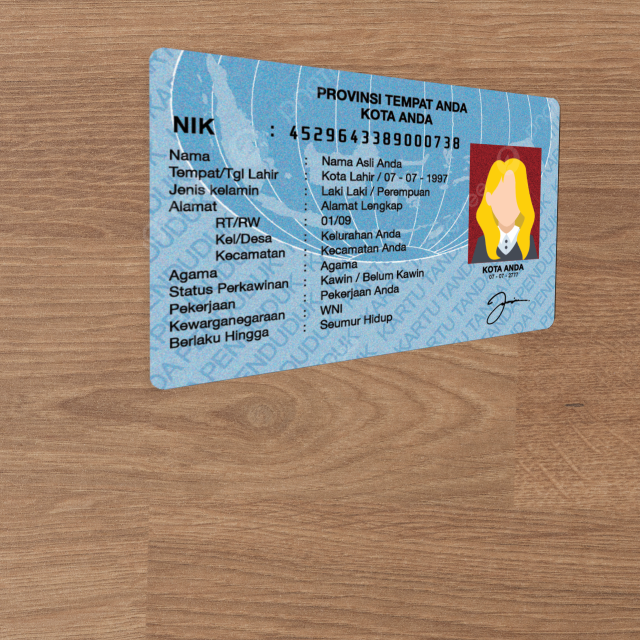
#> input picture testing_image_1.png, 1280 x 1280 px (shown at 1/2 size)
$ python main.py
#> lines starting #> are read from the running program, lines starting #| are printed output that depends on the picture; after the words box and inside, x2 and y2 are one past the last pixel; in counts of white or black regions, pixels touching at a corner belong together; long printed decimals are rounded
#> further down, image is the input picture: shape (1280, 1280, 3); mean B, G, R 120.2, 135.5, 152.7
### preprocessing.py
import numpy as np
import cv2

def preprocess_image(image):
    # Split the image into blue, green, and red channels
    b, g, r = cv2.split(image)

    # Filter Gaussian
    blurred_frame_b = cv2.GaussianBlur(b, (5, 5), 1)
    blurred_frame_r = cv2.GaussianBlur(r, (5, 5), 1)

    # Thresholding the blue channel
    _, blue_threshold = cv2.threshold(blurred_frame_b, 255, 255,  cv2.THRESH_BINARY + cv2.THRESH_OTSU )
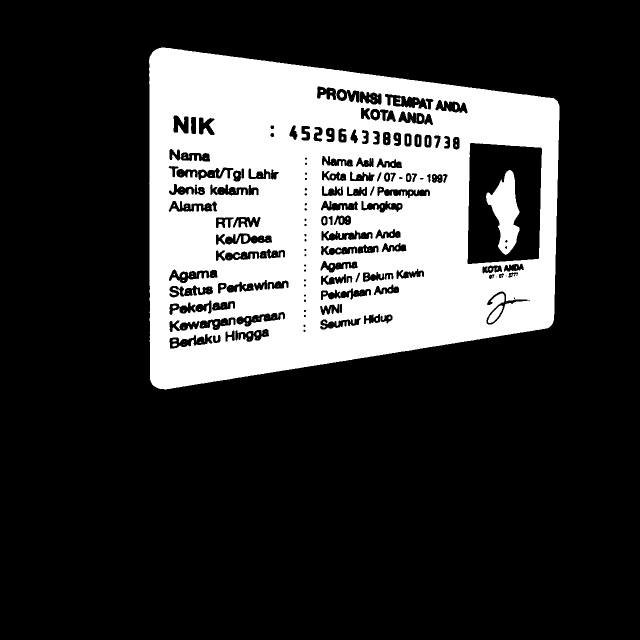
#> blue_threshold: shape (1280, 1280) (shown at 1/2 size); 23.4% white; 179 white regions (138 under 20 px), largest, box (x1, y1, x2, y2) and area: (298, 95, 1119, 779) 375364, (972, 340, 1039, 510) 6120, (976, 611, 1006, 646) 471

    # Thresholding the red channel
    _, red_threshold = cv2.threshold(blurred_frame_r, 200, 255, cv2.THRESH_BINARY)
#> red_threshold: shape (1280, 1280); 1.1% white; 56 white regions (32 under 20 px), largest, box (x1, y1, x2, y2) and area: (952, 317, 1069, 519) 16586, (345, 100, 366, 153) 199, (425, 389, 475, 433) 197

    # Combine blue and red thresholds using bitwise OR
    combined_threshold = cv2.bitwise_or(blue_threshold, red_threshold)
#> combined_threshold: shape (1280, 1280); 24.1% white; 179 white regions (138 under 20 px), largest, box (x1, y1, x2, y2) and area: (298, 95, 1119, 779) 375364, (952, 317, 1069, 519) 16769, (976, 611, 1006, 646) 471

    # Make the same pixels between red and blue thresholds become 0 (black)
    same_pixels = cv2.bitwise_and(blue_threshold, red_threshold)
#> same_pixels: shape (1280, 1280); 0.46% white; 56 white regions (32 under 20 px), largest, box (x1, y1, x2, y2) and area: (972, 340, 1039, 507) 5937, (345, 100, 366, 153) 199, (425, 389, 475, 433) 197
    combined_threshold = cv2.subtract(combined_threshold, same_pixels)
#> combined_threshold: shape (1280, 1280); 23.6% white; 181 white regions (138 under 20 px), largest, box (x1, y1, x2, y2) and area: (298, 95, 1119, 779) 373694, (952, 317, 1069, 519) 10753, (976, 611, 1006, 646) 471

    return b, g, r, blue_threshold, red_threshold, combined_threshold

### erosion.py
import numpy as np
import cv2

def apply_erosion(thresholded_image, kernel_size):
    # Define the kernel for erosion
#> called with kernel_size = 2
    kernel = np.ones((kernel_size, kernel_size), np.uint8)

    # Apply erosion on the thresholded image
    eroded_image = cv2.erode(thresholded_image, kernel, iterations=1)
#> eroded_image: shape (1280, 1280); 22.7% white; 147 white regions (119 under 20 px)

    return eroded_image

### coordinate_utils.py
def find_nearest_coordinates(image_array):
    # Periksa ukuran gambar
    height, width = image_array.shape

    # Inisialisasi variabel
    min_x_0 = width
    min_y_0 = height
    min_x_hw = width
    min_y_hw = height
    min_x_h0 = width
    min_y_h0 = 0
    min_x_0w = width
    min_y_0w = 0

    # (0,0)
    x = 0
    y = 0
    while x < width and y < height:
        intensity = image_array[y, x]
        if intensity >= 255:
            if x < min_x_0:
                min_x_0 = x
                min_y_0 = y
            break
        x += 1
        y += 1

    # (height,width)
    x = width - 1
    y = height - 1
    while x >= 0 and y >= 0:
        intensity = image_array[y, x]
        if intensity >= 255:
            if x < min_x_hw:
                min_x_hw = x
                min_y_hw = y
            break
        x -= 1
        y -= 1

    # (0,width)
    x = width - 1
    y = 0
    while x >= 0 and y < height:
        intensity = image_array[y, x]
        if intensity >= 255:
            if x < min_x_0w:
                min_x_0w = x
                min_y_0w = y
            break
        x -= 1
        y += 1

    # (height,0)
    x = 0
    y = height - 1
    while x < width and y >= 0:
        intensity = image_array[y, x]
        if intensity >= 255:
            if x < min_x_h0:
                min_x_h0 = x
                min_y_h0 = y
            break
        x += 1
        y -= 1

    return (min_x_0, min_y_0), (min_x_hw, min_y_hw), (min_x_0w, min_y_0w), (min_x_h0, min_y_h0)

### main.py
import numpy as np
import cv2
from preprocessing import preprocess_image
from erosion import apply_erosion
from coordinate_utils import find_nearest_coordinates
from perspective import apply_perspective

image = cv2.imread('testing_image_1.png') #For other image format like "jpg, jpeg, etc" or image not found in directory, using path from image

b, g, r, blue_threshold, red_threshold, combined_threshold = preprocess_image(image)

# Read the thresholded image
thresholded_image = combined_threshold

# Define the kernel size for erosion
kernel_size = 2

# Apply erosion
eroded_image = apply_erosion(thresholded_image, kernel_size)

# Find contours in the thresholded image
contours, _ = cv2.findContours(eroded_image, cv2.RETR_EXTERNAL, cv2.CHAIN_APPROX_SIMPLE)
#> contours = 1 contour; box (x1, y1, x2, y2) and area: (299, 96, 1119, 779) 464114

# Find the largest contour (blue region)
largest_contour = max(contours, key=cv2.contourArea)
#> largest_contour = contour of 636 points, box (x1, y1, x2, y2) (299, 96, 1119, 779), area 464114

# Create a mask of the largest contour
mask = np.zeros_like(b)
cv2.drawContours(mask, [largest_contour], 0, 255, -1)
#> mask: shape (1280, 1280); 28.4% white; 1 white region, box (x1, y1, x2, y2) and area: (299, 96, 1119, 779) 465524

# Apply the mask to the original image
result = cv2.bitwise_and(image, image, mask=mask)
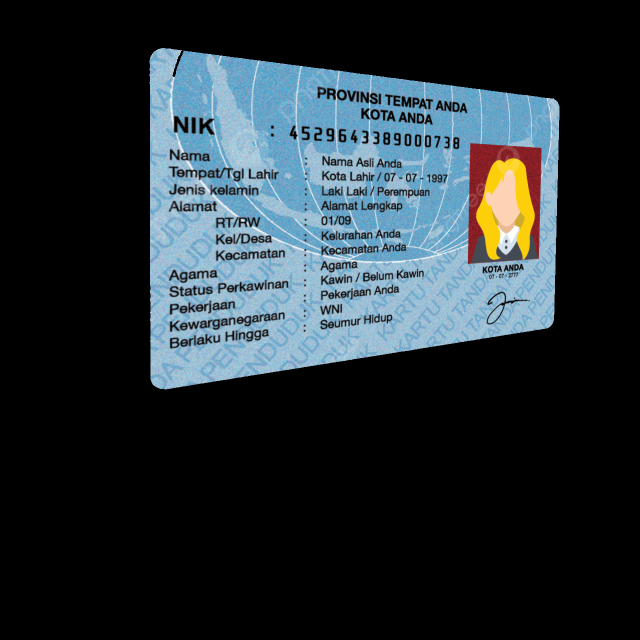
#> result: shape (1280, 1280, 3) (shown at 1/2 size); mean B, G, R 51.4, 46, 36.2

# Find the bounding box of the blue region
x, y, w, h = cv2.boundingRect(largest_contour)
#> x = 299; y = 96; w = 820; h = 683

# Crop the image based on the bounding box
cropped_image = result[y:y+h, x:x+w]
crop_image = image[y:y+h, x:x+w]

height, width, channels = crop_image.shape

if width < height:
    rotated_image = cv2.rotate(crop_image, cv2.ROTATE_90_CLOCKWISE)
    rotated_height, rotated_width, _ = rotated_image.shape
    print("Gambar sudah dirotasi:", rotated_height, rotated_width)
else:
    rotated_image = crop_image
    print("Tidak perlu merotasi gambar")

resized_image = cv2.resize(rotated_image, (900, 600))

b2, g2, r2 = cv2.split(resized_image)
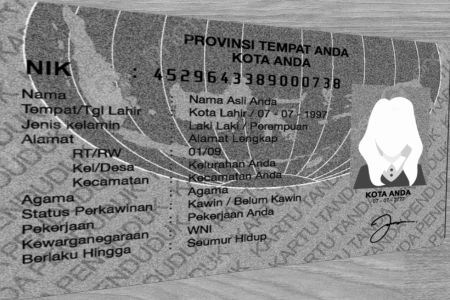
#> r2: shape (600, 900) (shown at 1/2 size); min 1, max 254, mean 133

mean_value_b = np.mean(resized_image[b2 > 0])
#> mean_value_b = 151.7
print("Mean Value B:", mean_value_b)
#| Mean Value B: 151.729

if 150 >= mean_value_b >= 100:
    blur_frame_b = cv2.GaussianBlur(b2, (5, 5), 1)
    blur_gray = cv2.GaussianBlur(resized_image, (5, 5), 1)
elif 200 >= mean_value_b >= 150:
    blur_frame_b = cv2.GaussianBlur(b2, (5, 5), 1)
    blur_gray = cv2.GaussianBlur(resized_image, (7, 7), 3)
else:
    blur_frame_b = b2
    blur_gray = cv2.GaussianBlur(resized_image, (5, 5), 1)

gray = cv2.cvtColor(blur_gray, cv2.COLOR_BGR2GRAY)

blur_frame_r = cv2.GaussianBlur(r2, (5, 5), 1)
blur_frame_g = cv2.GaussianBlur(g2, (5, 5), 1)

# Tentukan nilai threshold untuk kanal biru berdasarkan mean value
if mean_value_b <= 95:
    threshold_value = 50
    threshold_value_r = 160
elif 96 <= mean_value_b <= 115:
    threshold_value = 105
    threshold_value_r = 170
elif 116 <= mean_value_b <= 145:
    threshold_value = 107
    threshold_value_r = 180
else:
    threshold_value = 126
    threshold_value_r = 190

_, crop_threshold_b = cv2.threshold(blur_frame_b, threshold_value, 255, cv2.THRESH_BINARY)
#> crop_threshold_b: shape (600, 900); 70.7% white; 224 black regions (40 under 20 px), largest, box (x1, y1, x2, y2) and area: (48, 160, 900, 600) 49544, (57, 0, 900, 98) 38199, (699, 167, 861, 379) 25628
_, crop_threshold_r = cv2.threshold(blur_frame_r, threshold_value_r, 255,  cv2.THRESH_BINARY )
#> crop_threshold_r: shape (600, 900); 3.4% white; 95 white regions (72 under 20 px), largest, box (x1, y1, x2, y2) and area: (717, 194, 846, 371) 16142, (45, 4, 74, 84) 319, (138, 257, 193, 296) 233
_, crop_threshold_g = cv2.threshold(blur_frame_g, 109, 255,  cv2.THRESH_BINARY )
#> crop_threshold_g: shape (600, 900); 87.8% white; 439 black regions (203 under 20 px), largest, box (x1, y1, x2, y2) and area: (699, 167, 861, 379) 15134, (809, 487, 900, 534) 1892, (889, 162, 900, 477) 1335

# Apply thresholding
_, threshold_gray = cv2.threshold(gray, 230, 255, cv2.THRESH_BINARY)
#> threshold_gray: shape (600, 900); 0.11% white; 1 white region, box (x1, y1, x2, y2) and area: (769, 314, 810, 344) 608

# Combine blue and red thresholds
combined_threshold2 = cv2.subtract(crop_threshold_b, crop_threshold_r)
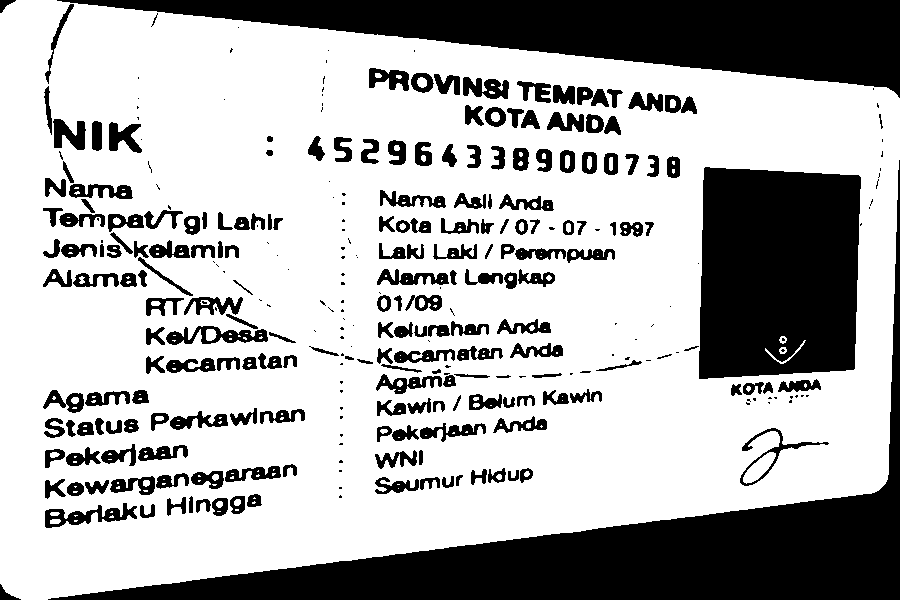
#> combined_threshold2: shape (600, 900); 69.2% white; 317 black regions (111 under 20 px), largest, box (x1, y1, x2, y2) and area: (48, 160, 900, 600) 49545, (57, 0, 900, 98) 38199, (699, 167, 861, 379) 31553

# Remove same pixels
same_pixels = cv2.bitwise_and(crop_threshold_b, crop_threshold_r)
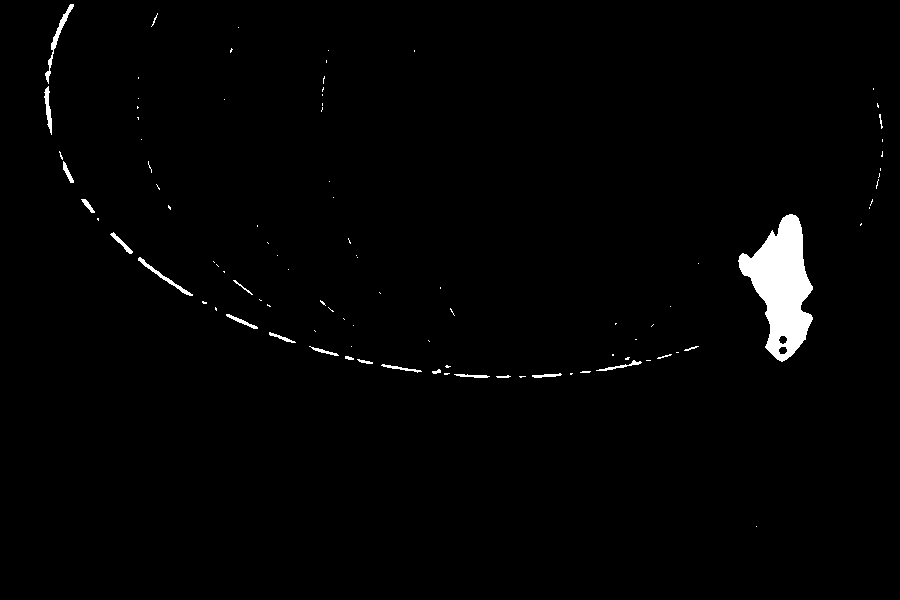
#> same_pixels: shape (600, 900); 1.5% white; 95 white regions (72 under 20 px), largest, box (x1, y1, x2, y2) and area: (738, 214, 813, 362) 5925, (45, 4, 74, 84) 319, (138, 257, 193, 296) 233
combined_threshold3 = cv2.subtract(combined_threshold2, same_pixels)

kernal = cv2.getStructuringElement(cv2.MORPH_RECT, (1, 1))
dilate = cv2.dilate(combined_threshold2, kernal, iterations=1)

hasil = np.array(dilate)
hasil_coordinates = find_nearest_coordinates(hasil)
#> the loop in find_nearest_coordinates, `while x < width and y < height:` made 7 passes
#> intensity on passes 1 to 7: 0, 0, 0, 0, 0, 0, 255
#> after the loop in find_nearest_coordinates, `while x < width and y < height:`: min_x_0 = 6
#> the loop in find_nearest_coordinates, `while x >= 0 and y >= 0:` made 99 passes
#> after the loop in find_nearest_coordinates, `while x >= 0 and y >= 0:`: min_x_hw = 801; min_y_hw = 501; x = 801; y = 501
#> the loop in find_nearest_coordinates, `while x >= 0 and y < height:` made 82 passes
#> after the loop in find_nearest_coordinates, `while x >= 0 and y < height:`: min_x_0w = 818; min_y_0w = 81; x = 818; y = 81
#> the loop in find_nearest_coordinates, `while x < width and y >= 0:` made 8 passes
#> after the loop in find_nearest_coordinates, `while x < width and y >= 0:`: min_x_h0 = 7; min_y_h0 = 592; x = 7; y = 592
#> hasil_coordinates = ((6, 6), (801, 501), (818, 81), (7, 592))

(min_x_0, min_y_0), (min_x_hw, min_y_hw), (min_x_0w, min_y_0w), (min_x_h0, min_y_h0) = hasil_coordinates
#> min_x_0 = 6; min_y_0 = 6; min_x_hw = 801; min_y_hw = 501; min_x_0w = 818; min_y_0w = 81; min_x_h0 = 7; min_y_h0 = 592

print("Koordinat Terdekat:")
print("Dari (0, 0):", (min_x_0, min_y_0))
#| Dari (0, 0): (6, 6)
print("Dari (height, width):", (min_x_hw, min_y_hw))
#| Dari (height, width): (801, 501)
print("Dari (0, width):", (min_x_0w, min_y_0w))
#| Dari (0, width): (818, 81)
print("Dari (height, 0):", (min_x_h0, min_y_h0))
#| Dari (height, 0): (7, 592)

image_array = dilate
height, width = image_array.shape

min_x_same_intensity = width
min_y_same_intensity = height
for x in range(width):
    for y in range(height):
        if image_array[y, x] == image_array[min_y_0, min_x_0]:
            sum_coordinates = x + y
            if sum_coordinates < min_x_same_intensity + min_y_same_intensity:
                min_x_same_intensity = x
                min_y_same_intensity = y
#> after the loop, min_x_same_intensity = 5; min_y_same_intensity = 7

print(f"Koordinat terkecil dengan intensitas yang sama: ({min_x_same_intensity}, {min_y_same_intensity})")
#| Koordinat terkecil dengan intensitas yang sama: (5, 7)

min_x_same_intensity_w0 = min_x_0w
#> min_x_same_intensity_w0 = 818
min_y_same_intensity_w0 = min_y_0w
#> min_y_same_intensity_w0 = 81
for x in range(min_x_0w-10, width):
    for y in range(min_y_0w+10, -1, -1):
        if image_array[y, x] == image_array[min_y_0w, min_x_0w]:
            sum_coordinates = (width - x) + y
            if sum_coordinates < (width - min_x_same_intensity_w0) + min_y_same_intensity_w0:
                min_x_same_intensity_w0 = x
                min_y_same_intensity_w0 = y
#> after the loop, min_x_same_intensity_w0 = 893; min_y_same_intensity_w0 = 91

print(f"Koordinat terkecil dengan intensitas yang sama pada bagian kanan atas: ({min_x_same_intensity_w0}, {min_y_same_intensity_w0})")
#| Koordinat terkecil dengan intensitas yang sama pada bagian kanan atas: (893, 91)

min_x_same_intensity_h0 = min_x_h0
#> min_x_same_intensity_h0 = 7
min_y_same_intensity_h0 = min_y_h0
#> min_y_same_intensity_h0 = 592
for x in range(min_x_h0+10, -1, -1):
    for y in range(min_y_h0-10, height):
        if image_array[y, x] == image_array[min_y_h0, min_x_h0]:
            sum_coordinates = x + (height - y)
            if sum_coordinates < min_x_same_intensity_h0 + (height - min_y_same_intensity_h0):
                min_x_same_intensity_h0 = x
                min_y_same_intensity_h0 = y
#> after the loop, min_x_same_intensity_h0 = 6; min_y_same_intensity_h0 = 592

print(f"Koordinat terkecil dengan intensitas yang sama pada bagian kiri bawah: ({min_x_same_intensity_h0}, {min_y_same_intensity_h0})")
#| Koordinat terkecil dengan intensitas yang sama pada bagian kiri bawah: (6, 592)

min_x_same_intensity_hw = min_x_hw
#> min_x_same_intensity_hw = 801
min_y_same_intensity_hw = min_y_hw
#> min_y_same_intensity_hw = 501
for x in range(min_x_hw-10, width):
    for y in range(min_y_hw-10, height):
        if image_array[y, x] == image_array[min_y_hw, min_x_hw]:
            sum_coordinates = (width - x) + (height - y)
            if sum_coordinates < (width - min_x_same_intensity_hw) + (height - min_y_same_intensity_hw):
                min_x_same_intensity_hw = x
                min_y_same_intensity_hw = y
#> after the loop, min_x_same_intensity_hw = 876; min_y_same_intensity_hw = 491

print(f"Koordinat terkecil dengan intensitas yang sama pada bagian kanan bawah: ({min_x_same_intensity_hw}, {min_y_same_intensity_hw})")
#| Koordinat terkecil dengan intensitas yang sama pada bagian kanan bawah: (876, 491)

point1 = (min_x_0, min_y_0)
#> point1 = (6, 6)
point2 = (min_x_0w, min_y_0w)
#> point2 = (818, 81)
point3 = (min_x_h0, min_y_h0)
#> point3 = (7, 592)
point4 = (min_x_hw, min_y_hw)
#> point4 = (801, 501)

pointa = (min_x_same_intensity, min_y_same_intensity)
#> pointa = (5, 7)
pointb = (min_x_same_intensity_w0, min_y_same_intensity_w0)
#> pointb = (893, 91)
pointc = (min_x_same_intensity_h0, min_y_same_intensity_h0)
#> pointc = (6, 592)
pointd = (min_x_same_intensity_hw, min_y_same_intensity_hw)
#> pointd = (876, 491)

nonzero_coords = np.column_stack(np.where(image_array == 255))
#> nonzero_coords = 373558 pairs, first value 0 to 599, second value 0 to 899

points = ['c1', 'c2', 'c3', 'c4']
min_coordinate_sums = [float("inf")] * 4
min_coordinates = [None] * 4

for point_idx, point_name in enumerate(points[:4]):
    for y in range(height):
        for x in range(width):
            if threshold_gray[y, x] == 255:
                if point_name == 'c1':
                    coordinate_sum = x + y
                elif point_name == 'c2':
                    coordinate_sum = (width - x) + y
                elif point_name == 'c3':
                    coordinate_sum = x + (height - y)
                elif point_name == 'c4':
                    coordinate_sum = (width - x) + (height - y)
                else:
                    coordinate_sum = float("inf")

                if coordinate_sum < min_coordinate_sums[point_idx]:
                    min_coordinate_sums[point_idx] = coordinate_sum
                    min_coordinates[point_idx] = (x, y)
#> after the loop, min_coordinate_sums = [1090, 407, 1028, 363]; min_coordinates = [(770, 320), (808, 315), (770, 342), (797, 340)]

pointc1 = min_coordinates[0]
#> pointc1 = (770, 320)
pointc2 = min_coordinates[1]
#> pointc2 = (808, 315)
pointc3 = min_coordinates[2]
#> pointc3 = (770, 342)
pointc4 = min_coordinates[3]
#> pointc4 = (797, 340)

top_left = np.float32(pointa)
#> top_left = [5, 7]
top_right = np.float32(pointb)
#> top_right = [893, 91]
bottom_left = np.float32(pointc)
#> bottom_left = [6, 592]
bottom_right = np.float32(pointd)
#> bottom_right = [876, 491]

for point_name, coordinate in zip(points, min_coordinates):
    if coordinate is not None:
        print(f"Point {point_name} dengan nilai 255 dan jumlah koordinat terkecil:", coordinate)
        x, y = coordinate
        if point_name == 'c1' and x < 85 and y < 85:
            top_left = np.float32(pointc1)
        elif point_name == 'c2' and x > 815 and y < 85:
            top_right = np.float32(pointc2)
        elif point_name == 'c3' and x < 50 and y > 515:
            bottom_left = np.float32(pointc3)
        elif point_name == 'c4' and x > 815 and y > 515:
            bottom_right = np.float32(pointc4)
#> this loop made 4 passes
#> (printed output is left out)

pts = np.float32([[pointa], [pointb], [pointc], [pointd]])
#> pts = [[5, 7], [893, 91], [6, 592], [876, 491]]
pts1 = np.float32([[point1], [point2], [point3], [point4]])
#> pts1 = [[6, 6], [818, 81], [7, 592], [801, 501]]
pts2 = np.float32([[0, 0], [900, 0], [0, 600], [900, 600]])
pts3 = np.float32([top_left, top_right, bottom_left, bottom_right])
#> pts3 = [[5, 7], [893, 91], [6, 592], [876, 491]]

matrix = cv2.getPerspectiveTransform(pts1,pts2)
#> matrix = [[0.789, -0.00135, -4.72], [-0.0915, 0.991, -5.39], [-0.000348, -5.1e-05, 1]]
matrix2 = cv2.getPerspectiveTransform(pts,pts2)
#> matrix2 = [[0.688, -0.00118, -3.43], [-0.094, 0.994, -6.49], [-0.000355, -4.89e-05, 1]]
matrix3 = cv2.getPerspectiveTransform(pts3,pts2)
#> matrix3 has the same summary as matrix2

final = cv2.warpPerspective(resized_image, matrix, (900, 600))
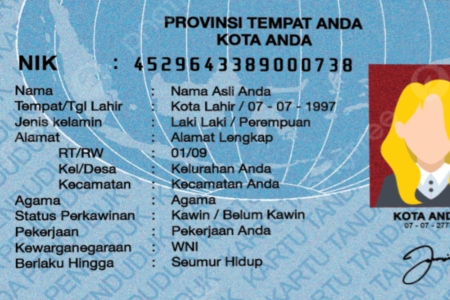
#> final: shape (600, 900, 3) (shown at 1/2 size); mean B, G, R 179.3, 160.7, 126.9
final2 = cv2.warpPerspective(resized_image, matrix2, (900, 600))
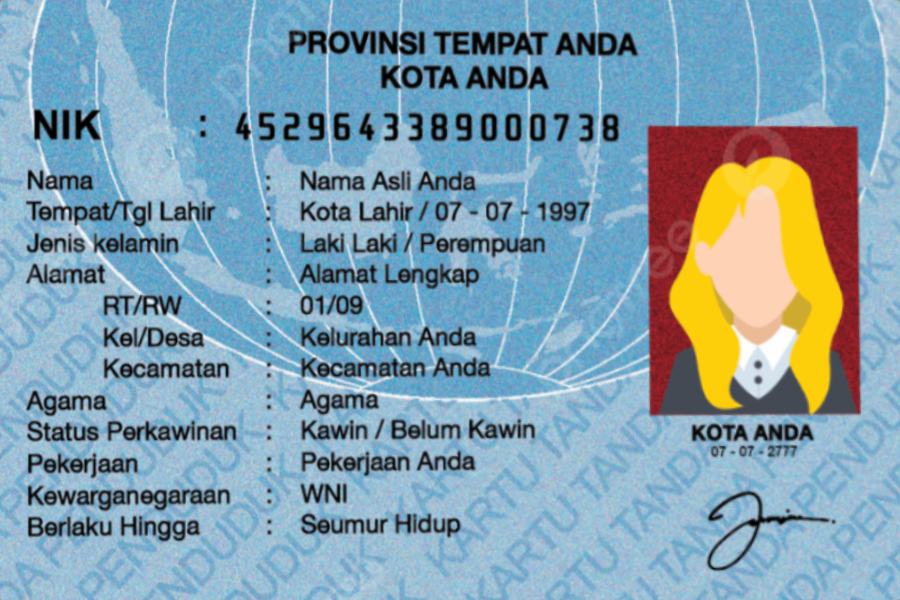
#> final2: shape (600, 900, 3); mean B, G, R 176.3, 160.5, 129.6
final3 = cv2.warpPerspective(resized_image, matrix3, (900, 600))

test = np.array(blue_threshold)
test_coordinates = find_nearest_coordinates(test)
#> the loop in find_nearest_coordinates (call 2), `while x < width and y < height:` made 300 passes

(min_x_0, min_y_0), (min_x_hw, min_y_hw), (min_x_0w, min_y_0w), (min_x_h0, min_y_h0) = test_coordinates

height2, width2, channel = image.shape
tolerance = 1

if (
    min_x_0 <= tolerance and (min_y_0) <= tolerance and
    (width2 - min_x_hw )<= tolerance and (height2 - min_y_hw) <= tolerance and
    (width2 - min_x_hw )<= tolerance and (min_y_0) <= tolerance and
    min_x_0 <= tolerance and (height2 - min_y_hw) <= tolerance
):
    akhir = image
else:
    akhir = final3

cv2.imshow('akhir',akhir)
cv2.waitKey(0)
